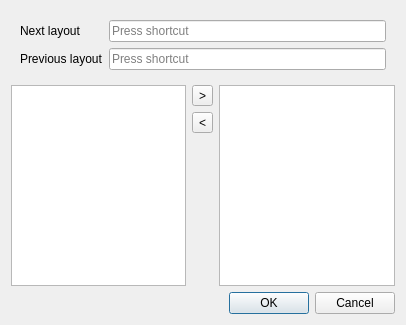
<?xml version="1.0" encoding="UTF-8"?>
<ui version="4.0">
 <class>KeyboardLayoutDialog</class>
 <widget class="QDialog" name="KeyboardLayoutDialog">
  <property name="geometry">
   <rect>
    <x>0</x>
    <y>0</y>
    <width>406</width>
    <height>325</height>
   </rect>
  </property>
  <property name="windowTitle">
   <string>Dialog</string>
  </property>
  <layout class="QVBoxLayout" name="verticalLayout_2">
   <item>
    <widget class="QWidget" name="widget" native="true">
     <layout class="QFormLayout" name="formLayout">
      <item row="0" column="0">
       <widget class="QLabel" name="label">
        <property name="text">
         <string>Next layout</string>
        </property>
       </widget>
      </item>
      <item row="0" column="1">
       <widget class="QKeySequenceEdit" name="nextSequence">
        <property name="enabled">
         <bool>true</bool>
        </property>
       </widget>
      </item>
      <item row="1" column="0">
       <widget class="QLabel" name="label_2">
        <property name="text">
         <string>Previous layout</string>
        </property>
       </widget>
      </item>
      <item row="1" column="1">
       <widget class="QKeySequenceEdit" name="previousSequence"/>
      </item>
     </layout>
    </widget>
   </item>
   <item>
    <layout class="QHBoxLayout" name="horizontalLayout">
     <item>
      <widget class="QListWidget" name="allLayouts"/>
     </item>
     <item>
      <layout class="QVBoxLayout" name="verticalLayout">
       <item>
        <widget class="QToolButton" name="addButton">
         <property name="text">
          <string>&gt;</string>
         </property>
        </widget>
       </item>
       <item>
        <widget class="QToolButton" name="removeButton">
         <property name="text">
          <string>&lt;</string>
         </property>
        </widget>
       </item>
       <item>
        <spacer name="verticalSpacer">
         <property name="orientation">
          <enum>Qt::Vertical</enum>
         </property>
         <property name="sizeHint" stdset="0">
          <size>
           <width>20</width>
           <height>40</height>
          </size>
         </property>
        </spacer>
       </item>
      </layout>
     </item>
     <item>
      <widget class="QListWidget" name="currentLayouts"/>
     </item>
    </layout>
   </item>
   <item>
    <widget class="QDialogButtonBox" name="buttonBox">
     <property name="orientation">
      <enum>Qt::Horizontal</enum>
     </property>
     <property name="standardButtons">
      <set>QDialogButtonBox::Cancel|QDialogButtonBox::Ok</set>
     </property>
    </widget>
   </item>
  </layout>
 </widget>
 <resources/>
 <connections>
  <connection>
   <sender>buttonBox</sender>
   <signal>accepted()</signal>
   <receiver>KeyboardLayoutDialog</receiver>
   <slot>accept()</slot>
   <hints>
    <hint type="sourcelabel">
     <x>248</x>
     <y>254</y>
    </hint>
    <hint type="destinationlabel">
     <x>157</x>
     <y>274</y>
    </hint>
   </hints>
  </connection>
  <connection>
   <sender>buttonBox</sender>
   <signal>rejected()</signal>
   <receiver>KeyboardLayoutDialog</receiver>
   <slot>reject()</slot>
   <hints>
    <hint type="sourcelabel">
     <x>316</x>
     <y>260</y>
    </hint>
    <hint type="destinationlabel">
     <x>286</x>
     <y>274</y>
    </hint>
   </hints>
  </connection>
 </connections>
</ui>
